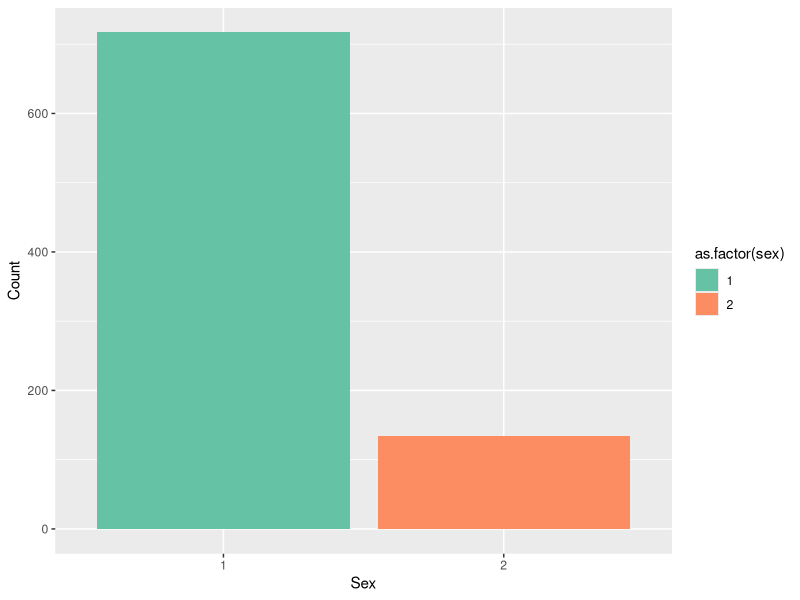
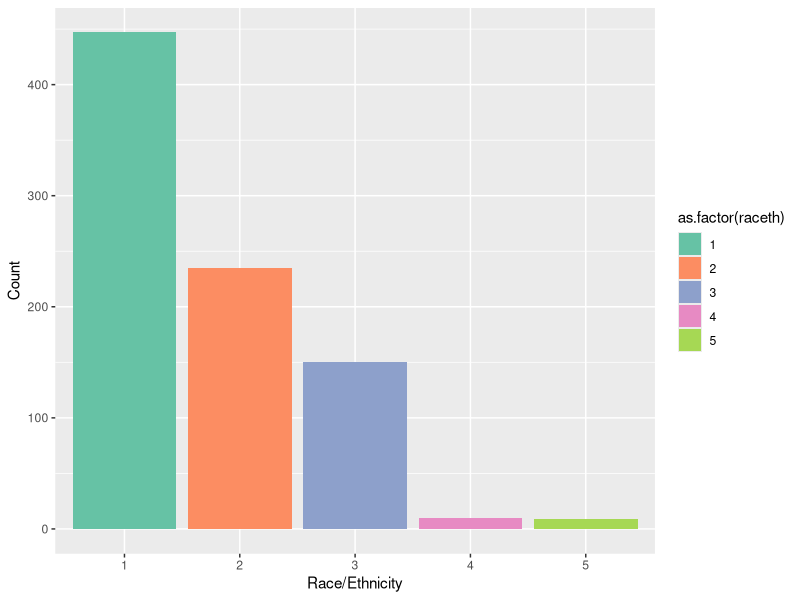
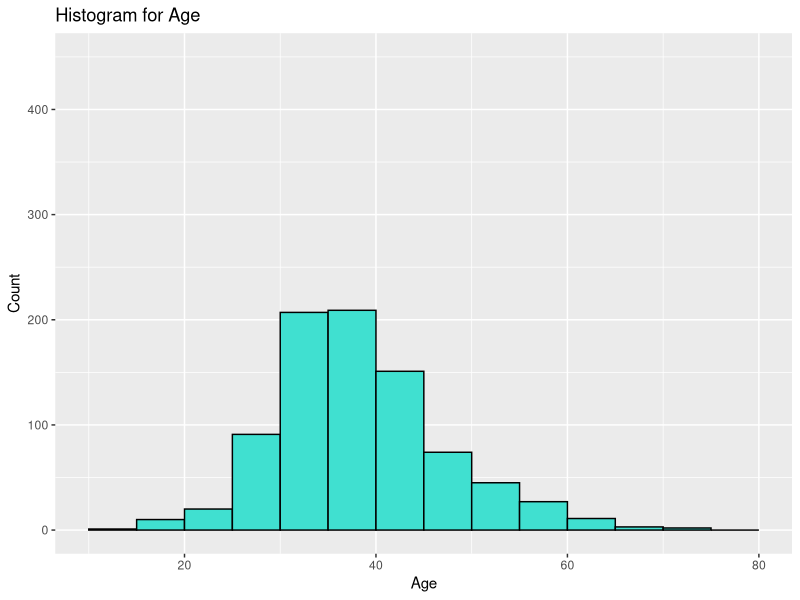
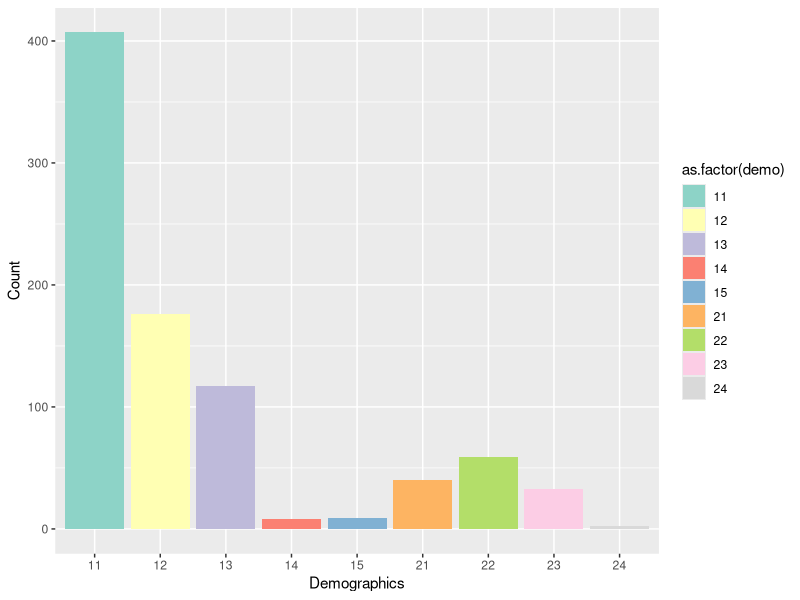

Generate these figures, in order, with R:
## ---- chunk 1
knitr::opts_chunk$set(echo = TRUE)
aids <- read.csv("AIDSdata.csv")
library(tidyverse)
library(ggplot2)
## ---- chunk 2
ggplot(aids, aes(x=as.factor(sex), fill=as.factor(sex))) + geom_bar( ) +
  scale_fill_brewer(palette = "Set2") + labs(x = "Sex", y = "Count")

ggplot(aids, aes(x=as.factor(raceth), fill=as.factor(raceth))) + geom_bar( ) +
  scale_fill_brewer(palette = "Set2") + labs(x = "Race/Ethnicity", y = "Count")
## ---- chunk 3
ggplot(aids, aes(x=age)) + geom_histogram(breaks=seq(10, 80, by=5), col='black', fill='turquoise') + 
  labs(title="Histogram for Age", x="Age", y="Count") + 
  xlim(c(10,80)) + ylim(c(0,450))
## ---- chunk 4
aids$demo <- NA
for (elt in 0:length(aids$id)) {
  s = toString(aids$sex[elt])
  r = toString(aids$raceth[elt])
  #aids$demo[elt] <- as.numeric(paste (s, r, sep=''))
  aids$demo[elt] <- (paste (s, r, sep=''))
}
## ---- chunk 5
ggplot(aids, aes(x=as.factor(demo), fill=as.factor(demo))) + geom_bar( ) +
  scale_fill_brewer(palette = "Set3") + labs(x = "Demographics", y = "Count")
